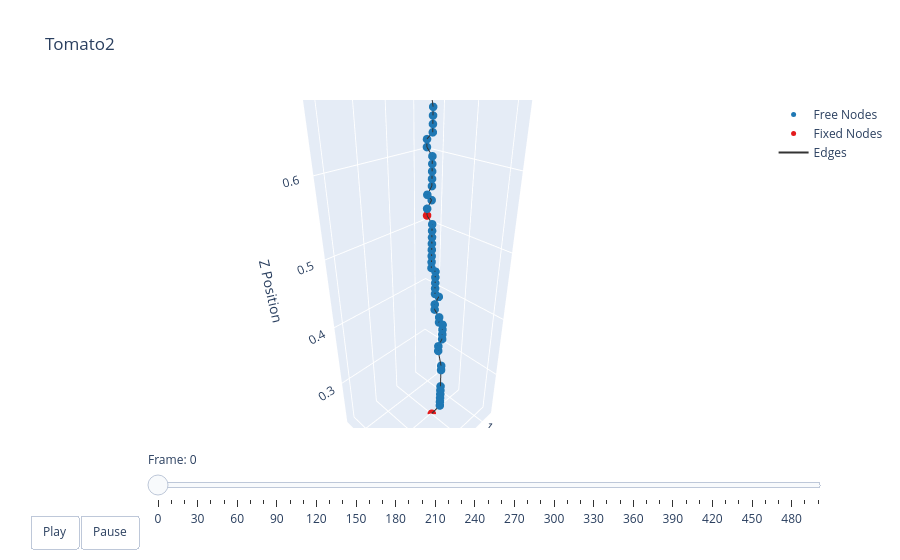

The code cell stored with this chart in its notebook:
### Markdown cell above
### Plotting

### Code cell
t = np.arange(robot.sim_params.total_time, step=robot.sim_params.dt)
options = dismech.AnimationOptions(title='Tomato2', plot_step=10)

fig = dismech.get_interactive_animation_plotly(robot, t, qs , options)
fig.show()

### Figure 1 — Plotly figure (JSON) as saved in the notebook; plotly's stock layout.template omitted (floating-point values rounded to 4 significant figures; data arrays with more than 128 entries replaced by an {"elided": "..."} marker saying what was removed)
{"data": [{"marker": {"color": "#1f78b4", "size": 5}, "mode": "markers", "name": "Free Nodes", "type": "scatter3d", "x": [1.1, 1.1, 1.1, 1.1, 1.1, 1.1, 1.1, 1.1, 1.108, 1.108, 1.1, 1.1, 1.1, 1.1, 1.108, 1.108, 1.108, 1.108, 1.1, 1.108, 1.108, 1.108, 1.108, 1.108, 1.116, 1.116, 1.116, 1.116, 1.116, 1.116, 1.116, 1.116, 1.116, 1.108, 1.116, 1.108, 1.108, 1.108, 1.108, 1.108, 1.108, 1.108, 1.108, 1.108, 1.108, 1.108, 1.116, 1.044, 1.124, 1.044, 1.132, 1.092, 1.052, 1.132, 1.06, 1.084, 1.156, 1.14, 1.14, 1.14, 1.044, 1.052, 1.06, 1.148, 1.036, 1.068, 1.148, 1.14, 1.148, 1.14, 1.188, 1.188, 1.084, 1.092, 1.156, 1.132, 1.172, 1.18, 1.188, 1.18, 1.172, 1.172, 1.204, 1.156, 1.164, 1.164, 1.156, 1.156], "y": [0.01727, 0.01727, 0.01727, 0.01727, 0.01727, 0.01727, 0.01727, 0.01727, 0.01727, 0.01727, 0.01727, 0.01727, 0.01727, 0.01727, 0.01727, 0.01727, 0.009269, 0.009269, 0.00927, 0.00927, 0.00927, 0.00927, 0.009271, 0.009271, 0.009271, 0.009272, 0.009272, 0.009273, 0.009273, 0.009273, 0.009274, 0.009274, 0.001274, 0.001275, 0.001275, 0.001276, 0.001276, 0.001276, 0.001276, 0.001276, -0.006722, -0.006722, 0.001276, 0.001276, 0.001276, 0.001276, 0.001276, 0.01727, 0.009276, 0.01727, -0.01472, 0.009274, 0.01727, 0.01728, 0.01727, 0.01727, 0.01728, 0.02528, 0.03328, -0.03072, 0.02527, 0.02527, 0.03327, -0.03872, 0.03326, 0.04127, -0.07072, -0.05472, -0.04672, -0.03072, -0.006719, 0.001281, 0.05727, 0.06527, -0.07872, -0.05472, -0.05472, -0.04672, -0.03872, -0.01472, -0.00672, 0.00128, -0.04672, -0.01472, -0.00672, 0.01728, 0.02528, 0.03328], "z": [0.2497, 0.2577, 0.2657, 0.2737, 0.2817, 0.2897, 0.3217, 0.3297, 0.3616, 0.3696, 0.3777, 0.3857, 0.3937, 0.4017, 0.4097, 0.4177, 0.4257, 0.4337, 0.4417, 0.4497, 0.4577, 0.4657, 0.4737, 0.4817, 0.4897, 0.4977, 0.5057, 0.5137, 0.5217, 0.5297, 0.5377, 0.5457, 0.5617, 0.5697, 0.5777, 0.5856, 0.5936, 0.6016, 0.6096, 0.6176, 0.6256, 0.6336, 0.6416, 0.6496, 0.6576, 0.6656, 0.6976, 0.6976, 0.7056, 0.7056, 0.7136, 0.7136, 0.7136, 0.7136, 0.7216, 0.7216, 0.7216, 0.7216, 0.7216, 0.7296, 0.7296, 0.7296, 0.7296, 0.7376, 0.7376, 0.7376, 0.7456, 0.7456, 0.7456, 0.7456, 0.7456, 0.7456, 0.7456, 0.7456, 0.7536, 0.7536, 0.7536, 0.7536, 0.7536, 0.7536, 0.7536, 0.7536, 0.7616, 0.7616, 0.7616, 0.7616, 0.7616, 0.7616]}, {"marker": {"color": "#e31a1c", "size": 5}, "mode": "markers", "name": "Fixed Nodes", "type": "scatter3d", "x": [1.099, 1.116], "y": [0.001274, 0.001274], "z": [0.2177, 0.5537]}, {"line": {"color": "#333333", "width": 2}, "mode": "lines", "name": "Edges", "type": "scatter3d", "x": {"elided": "267 float values"}, "y": {"elided": "267 float values"}, "z": {"elided": "267 float values"}}, {"color": "rgba(166, 206, 227, 0.7)", "i": [], "j": [], "k": [], "name": "Faces", "opacity": 0.7, "showscale": false, "type": "mesh3d", "x": [1.099, 1.1, 1.1, 1.1, 1.1, 1.1, 1.1, 1.1, 1.1, 1.108, 1.108, 1.1, 1.1, 1.1, 1.1, 1.108, 1.108, 1.108, 1.108, 1.1, 1.108, 1.108, 1.108, 1.108, 1.108, 1.116, 1.116, 1.116, 1.116, 1.116, 1.116, 1.116, 1.116, 1.116, 1.116, 1.108, 1.116, 1.108, 1.108, 1.108, 1.108, 1.108, 1.108, 1.108, 1.108, 1.108, 1.108, 1.108, 1.116, 1.044, 1.124, 1.044, 1.132, 1.092, 1.052, 1.132, 1.06, 1.084, 1.156, 1.14, 1.14, 1.14, 1.044, 1.052, 1.06, 1.148, 1.036, 1.068, 1.148, 1.14, 1.148, 1.14, 1.188, 1.188, 1.084, 1.092, 1.156, 1.132, 1.172, 1.18, 1.188, 1.18, 1.172, 1.172, 1.204, 1.156, 1.164, 1.164, 1.156, 1.156], "y": [0.001274, 0.01727, 0.01727, 0.01727, 0.01727, 0.01727, 0.01727, 0.01727, 0.01727, 0.01727, 0.01727, 0.01727, 0.01727, 0.01727, 0.01727, 0.01727, 0.01727, 0.009269, 0.009269, 0.00927, 0.00927, 0.00927, 0.00927, 0.009271, 0.009271, 0.009271, 0.009272, 0.009272, 0.009273, 0.009273, 0.009273, 0.009274, 0.009274, 0.001274, 0.001274, 0.001275, 0.001275, 0.001276, 0.001276, 0.001276, 0.001276, 0.001276, -0.006722, -0.006722, 0.001276, 0.001276, 0.001276, 0.001276, 0.001276, 0.01727, 0.009276, 0.01727, -0.01472, 0.009274, 0.01727, 0.01728, 0.01727, 0.01727, 0.01728, 0.02528, 0.03328, -0.03072, 0.02527, 0.02527, 0.03327, -0.03872, 0.03326, 0.04127, -0.07072, -0.05472, -0.04672, -0.03072, -0.006719, 0.001281, 0.05727, 0.06527, -0.07872, -0.05472, -0.05472, -0.04672, -0.03872, -0.01472, -0.00672, 0.00128, -0.04672, -0.01472, -0.00672, 0.01728, 0.02528, 0.03328], "z": [0.2177, 0.2497, 0.2577, 0.2657, 0.2737, 0.2817, 0.2897, 0.3217, 0.3297, 0.3616, 0.3696, 0.3777, 0.3857, 0.3937, 0.4017, 0.4097, 0.4177, 0.4257, 0.4337, 0.4417, 0.4497, 0.4577, 0.4657, 0.4737, 0.4817, 0.4897, 0.4977, 0.5057, 0.5137, 0.5217, 0.5297, 0.5377, 0.5457, 0.5537, 0.5617, 0.5697, 0.5777, 0.5856, 0.5936, 0.6016, 0.6096, 0.6176, 0.6256, 0.6336, 0.6416, 0.6496, 0.6576, 0.6656, 0.6976, 0.6976, 0.7056, 0.7056, 0.7136, 0.7136, 0.7136, 0.7136, 0.7216, 0.7216, 0.7216, 0.7216, 0.7216, 0.7296, 0.7296, 0.7296, 0.7296, 0.7376, 0.7376, 0.7376, 0.7456, 0.7456, 0.7456, 0.7456, 0.7456, 0.7456, 0.7456, 0.7456, 0.7536, 0.7536, 0.7536, 0.7536, 0.7536, 0.7536, 0.7536, 0.7536, 0.7616, 0.7616, 0.7616, 0.7616, 0.7616, 0.7616]}], "layout": {"scene": {"camera": {"eye": {"x": 1.225, "y": 1.225, "z": 1.0}}, "xaxis": {"range": [1.024, 1.214], "title": {"text": "X Position"}}, "yaxis": {"range": [-0.0788, 0.06543], "title": {"text": "Y Position"}}, "zaxis": {"range": [0.2177, 0.7617], "title": {"text": "Z Position"}}}, "sliders": [{"currentvalue": {"prefix": "Frame: "}, "steps": [{"args": [["0"], {"frame": {"duration": 50, "redraw": true}, "mode": "immediate"}], "label": "0", "method": "animate"}, {"args": [["1"], {"frame": {"duration": 50, "redraw": true}, "mode": "immediate"}], "label": "10", "method": "animate"}, {"args": [["2"], {"frame": {"duration": 50, "redraw": true}, "mode": "immediate"}], "label": "20", "method": "animate"}, {"args": [["3"], {"frame": {"duration": 50, "redraw": true}, "mode": "immediate"}], "label": "30", "method": "animate"}, {"args": [["4"], {"frame": {"duration": 50, "redraw": true}, "mode": "immediate"}], "label": "40", "method": "animate"}, {"args": [["5"], {"frame": {"duration": 50, "redraw": true}, "mode": "immediate"}], "label": "50", "method": "animate"}, {"args": [["6"], {"frame": {"duration": 50, "redraw": true}, "mode": "immediate"}], "label": "60", "method": "animate"}, {"args": [["7"], {"frame": {"duration": 50, "redraw": true}, "mode": "immediate"}], "label": "70", "method": "animate"}, {"args": [["8"], {"frame": {"duration": 50, "redraw": true}, "mode": "immediate"}], "label": "80", "method": "animate"}, {"args": [["9"], {"frame": {"duration": 50, "redraw": true}, "mode": "immediate"}], "label": "90", "method": "animate"}, {"args": [["10"], {"frame": {"duration": 50, "redraw": true}, "mode": "immediate"}], "label": "100", "method": "animate"}, {"args": [["11"], {"frame": {"duration": 50, "redraw": true}, "mode": "immediate"}], "label": "110", "method": "animate"}, {"args": [["12"], {"frame": {"duration": 50, "redraw": true}, "mode": "immediate"}], "label": "120", "method": "animate"}, {"args": [["13"], {"frame": {"duration": 50, "redraw": true}, "mode": "immediate"}], "label": "130", "method": "animate"}, {"args": [["14"], {"frame": {"duration": 50, "redraw": true}, "mode": "immediate"}], "label": "140", "method": "animate"}, {"args": [["15"], {"frame": {"duration": 50, "redraw": true}, "mode": "immediate"}], "label": "150", "method": "animate"}, {"args": [["16"], {"frame": {"duration": 50, "redraw": true}, "mode": "immediate"}], "label": "160", "method": "animate"}, {"args": [["17"], {"frame": {"duration": 50, "redraw": true}, "mode": "immediate"}], "label": "170", "method": "animate"}, {"args": [["18"], {"frame": {"duration": 50, "redraw": true}, "mode": "immediate"}], "label": "180", "method": "animate"}, {"args": [["19"], {"frame": {"duration": 50, "redraw": true}, "mode": "immediate"}], "label": "190", "method": "animate"}, {"args": [["20"], {"frame": {"duration": 50, "redraw": true}, "mode": "immediate"}], "label": "200", "method": "animate"}, {"args": [["21"], {"frame": {"duration": 50, "redraw": true}, "mode": "immediate"}], "label": "210", "method": "animate"}, {"args": [["22"], {"frame": {"duration": 50, "redraw": true}, "mode": "immediate"}], "label": "220", "method": "animate"}, {"args": [["23"], {"frame": {"duration": 50, "redraw": true}, "mode": "immediate"}], "label": "230", "method": "animate"}, {"args": [["24"], {"frame": {"duration": 50, "redraw": true}, "mode": "immediate"}], "label": "240", "method": "animate"}, {"args": [["25"], {"frame": {"duration": 50, "redraw": true}, "mode": "immediate"}], "label": "250", "method": "animate"}, {"args": [["26"], {"frame": {"duration": 50, "redraw": true}, "mode": "immediate"}], "label": "260", "method": "animate"}, {"args": [["27"], {"frame": {"duration": 50, "redraw": true}, "mode": "immediate"}], "label": "270", "method": "animate"}, {"args": [["28"], {"frame": {"duration": 50, "redraw": true}, "mode": "immediate"}], "label": "280", "method": "animate"}, {"args": [["29"], {"frame": {"duration": 50, "redraw": true}, "mode": "immediate"}], "label": "290", "method": "animate"}, {"args": [["30"], {"frame": {"duration": 50, "redraw": true}, "mode": "immediate"}], "label": "300", "method": "animate"}, {"args": [["31"], {"frame": {"duration": 50, "redraw": true}, "mode": "immediate"}], "label": "310", "method": "animate"}, {"args": [["32"], {"frame": {"duration": 50, "redraw": true}, "mode": "immediate"}], "label": "320", "method": "animate"}, {"args": [["33"], {"frame": {"duration": 50, "redraw": true}, "mode": "immediate"}], "label": "330", "method": "animate"}, {"args": [["34"], {"frame": {"duration": 50, "redraw": true}, "mode": "immediate"}], "label": "340", "method": "animate"}, {"args": [["35"], {"frame": {"duration": 50, "redraw": true}, "mode": "immediate"}], "label": "350", "method": "animate"}, {"args": [["36"], {"frame": {"duration": 50, "redraw": true}, "mode": "immediate"}], "label": "360", "method": "animate"}, {"args": [["37"], {"frame": {"duration": 50, "redraw": true}, "mode": "immediate"}], "label": "370", "method": "animate"}, {"args": [["38"], {"frame": {"duration": 50, "redraw": true}, "mode": "immediate"}], "label": "380", "method": "animate"}, {"args": [["39"], {"frame": {"duration": 50, "redraw": true}, "mode": "immediate"}], "label": "390", "method": "animate"}, {"args": [["40"], {"frame": {"duration": 50, "redraw": true}, "mode": "immediate"}], "label": "400", "method": "animate"}, {"args": [["41"], {"frame": {"duration": 50, "redraw": true}, "mode": "immediate"}], "label": "410", "method": "animate"}, {"args": [["42"], {"frame": {"duration": 50, "redraw": true}, "mode": "immediate"}], "label": "420", "method": "animate"}, {"args": [["43"], {"frame": {"duration": 50, "redraw": true}, "mode": "immediate"}], "label": "430", "method": "animate"}, {"args": [["44"], {"frame": {"duration": 50, "redraw": true}, "mode": "immediate"}], "label": "440", "method": "animate"}, {"args": [["45"], {"frame": {"duration": 50, "redraw": true}, "mode": "immediate"}], "label": "450", "method": "animate"}, {"args": [["46"], {"frame": {"duration": 50, "redraw": true}, "mode": "immediate"}], "label": "460", "method": "animate"}, {"args": [["47"], {"frame": {"duration": 50, "redraw": true}, "mode": "immediate"}], "label": "470", "method": "animate"}, {"args": [["48"], {"frame": {"duration": 50, "redraw": true}, "mode": "immediate"}], "label": "480", "method": "animate"}, {"args": [["49"], {"frame": {"duration": 50, "redraw": true}, "mode": "immediate"}], "label": "490", "method": "animate"}, {"args": [["50"], {"frame": {"duration": 50, "redraw": true}, "mode": "immediate"}], "label": "499", "method": "animate"}], "transition": {"duration": 0}, "x": 0.1, "y": 0}], "title": {"text": "Tomato2"}, "updatemenus": [{"buttons": [{"args": [null, {"frame": {"duration": 50, "redraw": true}, "fromcurrent": true}], "label": "Play", "method": "animate"}, {"args": [[null], {"frame": {"duration": 0, "redraw": true}, "mode": "immediate"}], "label": "Pause", "method": "animate"}], "direction": "left", "pad": {"r": 10, "t": 87}, "showactive": false, "type": "buttons", "x": 0.1, "xanchor": "right", "y": 0, "yanchor": "top"}]}}
